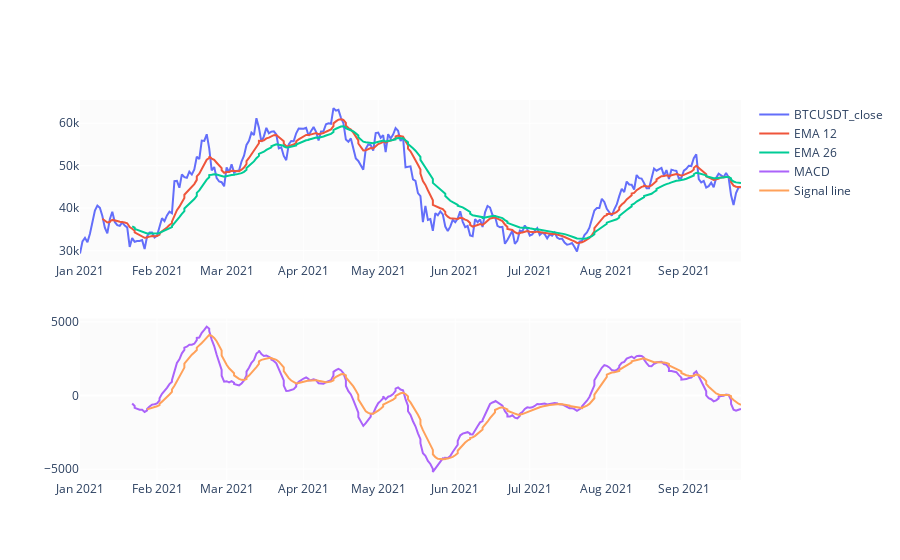

The code cell stored with this chart in its notebook:
### Code cell
fig = make_subplots(rows=2, cols=1)
fig.add_trace(go.Scatter(x=df.date, y=df.BTCUSDT_close, name='BTCUSDT_close'), row=1, col=1)
fig.add_trace(go.Scatter(x=df.date, y=EMA_12, name='EMA 12'), row=1, col=1)
fig.add_trace(go.Scatter(x=df.date, y=EMA_26, name='EMA 26'), row=1, col=1)
fig.add_trace(go.Scatter(x=df.date, y=df['MACD'], name='MACD'), row=2, col=1)
fig.add_trace(go.Scatter(x=df.date, y=df['MACD_signal'], name='Signal line'), row=2, col=1)
fig.show()

### Figure 1 — Plotly figure (JSON) as saved in the notebook; plotly's stock layout.template omitted (floating-point values rounded to 4 significant figures; data arrays with more than 128 entries replaced by an {"elided": "..."} marker saying what was removed)
{"data": [{"name": "BTCUSDT_close", "type": "scatter", "x": {"elided": "320 str values"}, "xaxis": "x", "y": {"elided": "320 float values"}, "yaxis": "y"}, {"name": "EMA 12", "type": "scatter", "x": {"elided": "320 str values"}, "xaxis": "x", "y": {"elided": "320 float values"}, "yaxis": "y"}, {"name": "EMA 26", "type": "scatter", "x": {"elided": "320 str values"}, "xaxis": "x", "y": {"elided": "320 float values"}, "yaxis": "y"}, {"name": "MACD", "type": "scatter", "x": {"elided": "320 str values"}, "xaxis": "x2", "y": {"elided": "320 float values"}, "yaxis": "y2"}, {"name": "Signal line", "type": "scatter", "x": {"elided": "320 str values"}, "xaxis": "x2", "y": {"elided": "320 float values"}, "yaxis": "y2"}], "layout": {"autosize": true, "xaxis": {"anchor": "y", "autorange": true, "domain": [0, 1], "range": ["2021-01-01", "2021-09-24"], "type": "date"}, "xaxis2": {"anchor": "y2", "autorange": true, "domain": [0, 1], "range": ["2021-01-01", "2021-09-24"], "type": "date"}, "yaxis": {"anchor": "x", "autorange": true, "domain": [0.575, 1], "range": [27430.0, 65480.0], "type": "linear"}, "yaxis2": {"anchor": "x2", "autorange": true, "domain": [0, 0.425], "range": [-5744.0, 5235.0], "type": "linear"}}}
